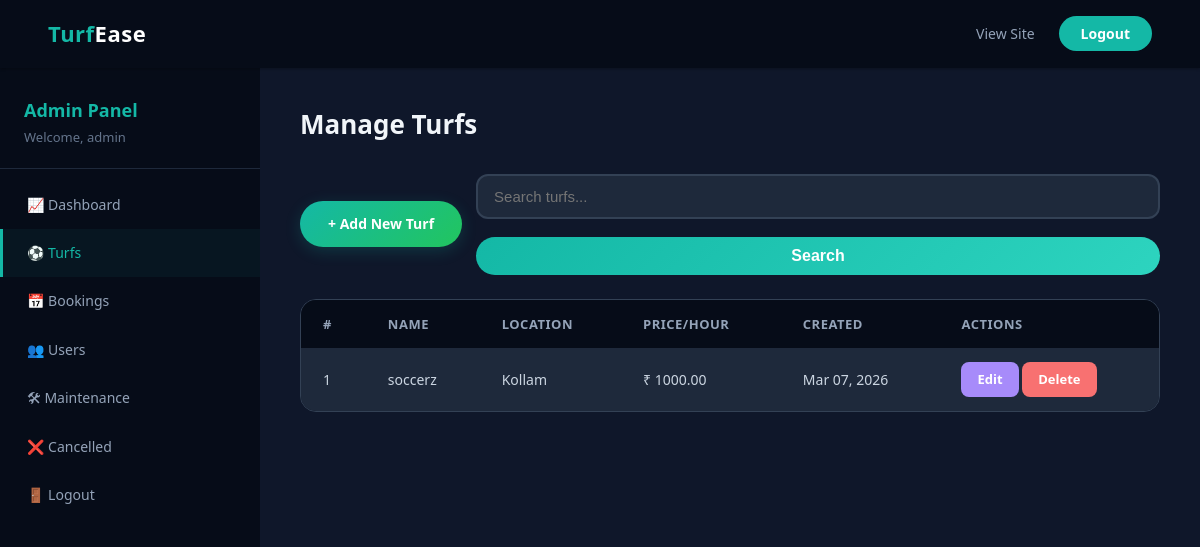
Page /admin-dashboard/turfs/ (signed in) on the earlier database version.
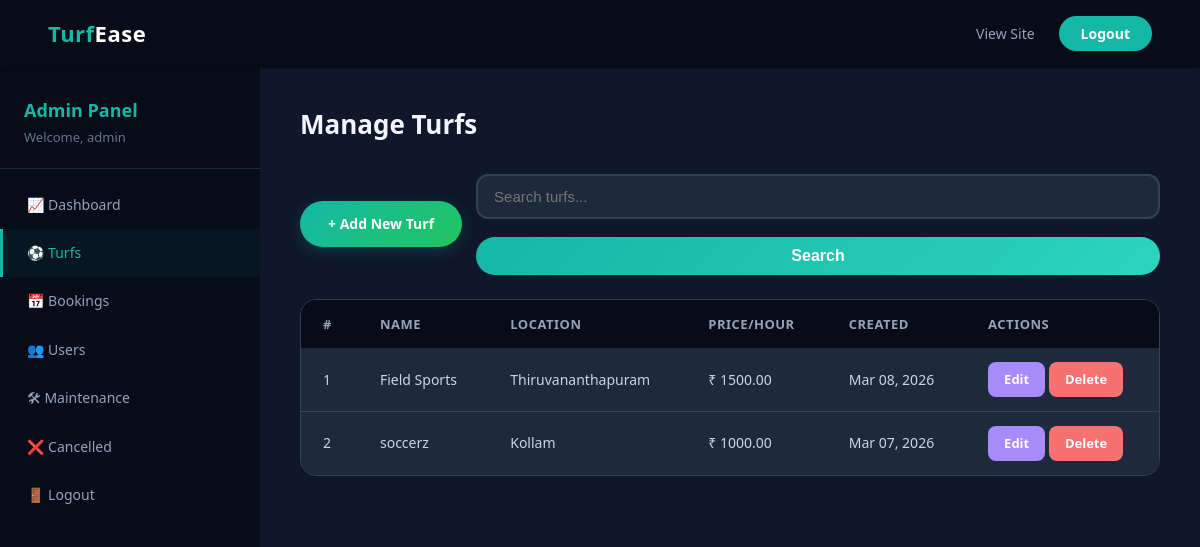
Same page on the later database version.
### turfs/models.py (models this page shows, shortened)
class Turf(models.Model):
    name = models.CharField(max_length=200)
    location = models.CharField(max_length=300)
    description = models.TextField()
    price_per_hour = models.DecimalField(max_digits=10, decimal_places=2)
    price_5a_side = models.DecimalField(max_digits=10, decimal_places=2, default=0, help_text='Additional fixed price for 5-a-side teams')
    price_7a_side = models.DecimalField(max_digits=10, decimal_places=2, default=0, help_text='Additional fixed price for 7-a-side teams')
    price_11a_side = models.DecimalField(max_digits=10, decimal_places=2, default=0, help_text='Additional fixed price for 11-a-side teams')
    image = models.ImageField(upload_to='turf_images/', blank=True, null=True)
    created_at = models.DateTimeField(auto_now_add=True)

### dashboard/views.py (the view)
# urls.py: path('turfs/', views.dashboard_turfs, name='dashboard_turfs'),
@login_required(login_url='admin_login')
@user_passes_test(is_admin, login_url='admin_login')
def dashboard_turfs(request):
    turfs = Turf.objects.all().order_by('-created_at')
    search = request.GET.get('q', '')
    if search:
        from django.db.models import Q
        turfs = turfs.filter(
            Q(name__icontains=search) | Q(location__icontains=search)
        )
    paginator = Paginator(turfs, 12)
    page_obj = paginator.get_page(request.GET.get('page'))
    return render(request, 'dashboard/dashboard_turfs.html', {
        'page_obj': page_obj,
        'search': search,
    })

### bookings/context_processors.py (called while the page is built)
def unread_notifications(request):
    if request.user.is_authenticated and not request.user.is_staff:
        count = Notification.objects.filter(user=request.user, is_read=False).count()
        return {'unread_notification_count': count}
    return {'unread_notification_count': 0}

### dashboard/views.py (called while the page is built)
def is_admin(user):
    return user.is_staff

### templates/dashboard/dashboard_turfs.html (shortened to what this page needs)
{% extends 'dashboard/base_dashboard.html' %}
{% block dashboard_content %}
<h1>Manage Turfs</h1>
<div style="display:flex; gap:14px; align-items:center; flex-wrap:wrap; margin-bottom:24px;">
    <a href="{% url 'add_turf' %}" class="btn-add" style="margin-bottom:0;">&#43; Add New Turf</a>
    <form method="get" class="search-bar" style="margin-bottom:0; flex:1;">
        <input type="text" name="q" class="form-control" placeholder="Search turfs..." value="{{ search }}">
        <button type="submit" class="btn-submit" style="padding:10px 22px;">Search</button>
    </form>
</div>
{% if page_obj %}
    <div class="table-container">
        <table>
            <thead>
                <tr>
                    <th>#</th>
                    <th>Name</th>
                    <th>Location</th>
                    <th>Price/Hour</th>
                    <th>Created</th>
                    <th>Actions</th>
                </tr>
            </thead>
            <tbody>
                {% for turf in page_obj %}
                    <tr>
                        <td>{{ forloop.counter }}</td>
                        <td>{{ turf.name }}</td>
                        <td>{{ turf.location }}</td>
                        <td>&#8377; {{ turf.price_per_hour }}</td>
                        <td>{{ turf.created_at|date:"M d, Y" }}</td>
                        <td>
                            <a href="{% url 'edit_turf' turf.pk %}" class="btn-action btn-edit">Edit</a>
                            <a href="{% url 'delete_turf' turf.pk %}" class="btn-action btn-delete">Delete</a>
                        </td>
                    </tr>
                {% endfor %}
            </tbody>
        </table>
    </div>
{% endif %}
{% endblock %}

Differences in the rows shown:
added Turf: name "Field Sports", location "Thiruvananthapuram", price_per_hour "1500.00", created_at "Mar 08, 2026"
